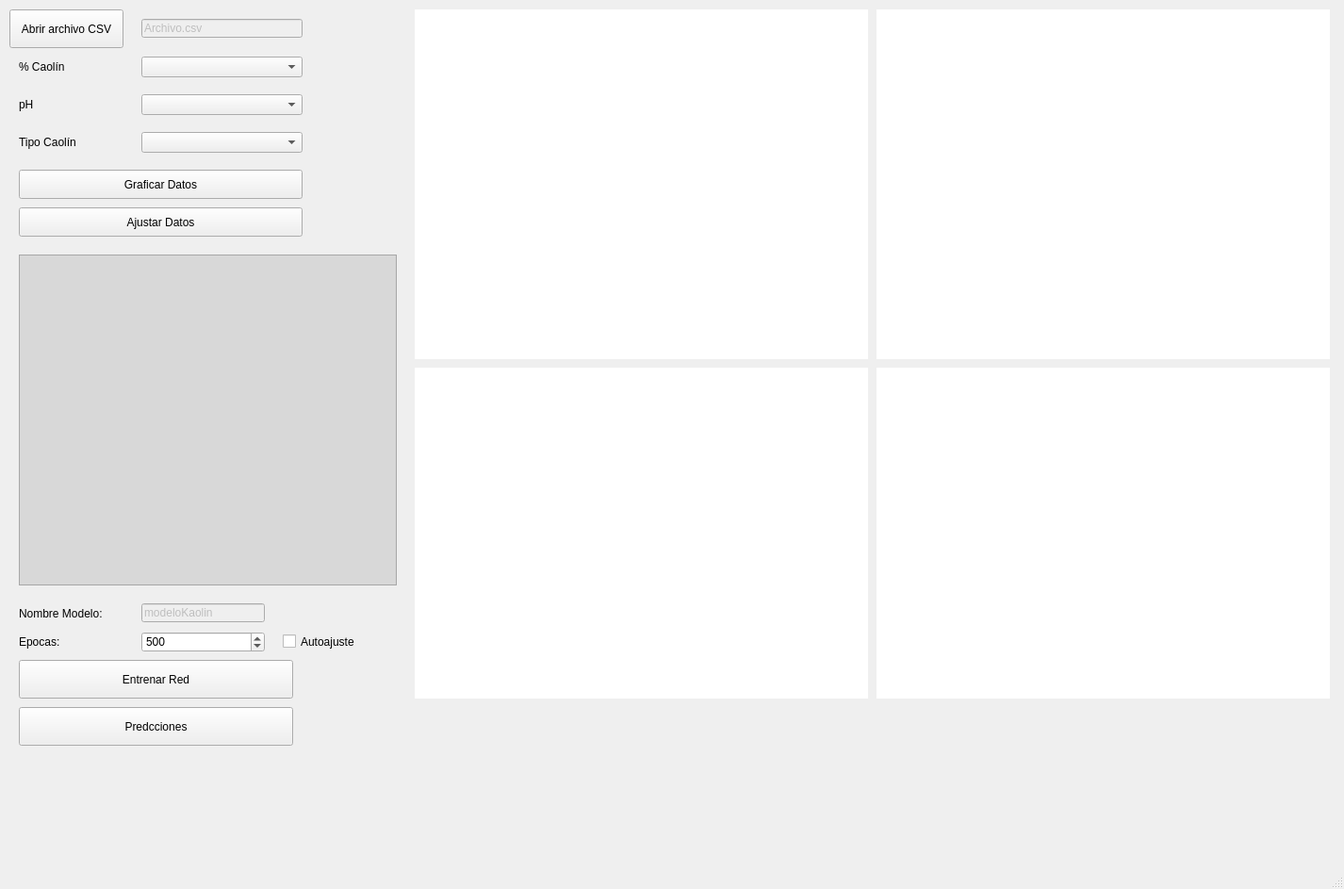
<?xml version="1.0" encoding="UTF-8"?>
<ui version="4.0">
 <class>MainWindow</class>
 <widget class="QMainWindow" name="MainWindow">
  <property name="geometry">
   <rect>
    <x>0</x>
    <y>0</y>
    <width>1426</width>
    <height>943</height>
   </rect>
  </property>
  <property name="windowTitle">
   <string>MainWindow</string>
  </property>
  <widget class="QWidget" name="centralwidget">
   <widget class="MplWidget" name="MplWidget" native="true">
    <property name="geometry">
     <rect>
      <x>440</x>
      <y>10</y>
      <width>481</width>
      <height>371</height>
     </rect>
    </property>
    <property name="styleSheet">
     <string notr="true">background-color: rgb(255, 255, 255);</string>
    </property>
   </widget>
   <widget class="QPushButton" name="botonAbrir">
    <property name="geometry">
     <rect>
      <x>10</x>
      <y>10</y>
      <width>121</width>
      <height>41</height>
     </rect>
    </property>
    <property name="text">
     <string>Abrir archivo CSV</string>
    </property>
   </widget>
   <widget class="QLineEdit" name="lineaArchivo">
    <property name="enabled">
     <bool>false</bool>
    </property>
    <property name="geometry">
     <rect>
      <x>150</x>
      <y>20</y>
      <width>171</width>
      <height>20</height>
     </rect>
    </property>
    <property name="text">
     <string>Archivo.csv</string>
    </property>
   </widget>
   <widget class="QLabel" name="label">
    <property name="geometry">
     <rect>
      <x>20</x>
      <y>60</y>
      <width>121</width>
      <height>21</height>
     </rect>
    </property>
    <property name="text">
     <string>% Caolín</string>
    </property>
   </widget>
   <widget class="QComboBox" name="caolinPct">
    <property name="geometry">
     <rect>
      <x>150</x>
      <y>60</y>
      <width>171</width>
      <height>22</height>
     </rect>
    </property>
   </widget>
   <widget class="QLabel" name="label_2">
    <property name="geometry">
     <rect>
      <x>20</x>
      <y>100</y>
      <width>121</width>
      <height>21</height>
     </rect>
    </property>
    <property name="text">
     <string>pH</string>
    </property>
   </widget>
   <widget class="QComboBox" name="caolinPH">
    <property name="geometry">
     <rect>
      <x>150</x>
      <y>100</y>
      <width>171</width>
      <height>22</height>
     </rect>
    </property>
   </widget>
   <widget class="QLabel" name="label_3">
    <property name="geometry">
     <rect>
      <x>20</x>
      <y>140</y>
      <width>121</width>
      <height>21</height>
     </rect>
    </property>
    <property name="text">
     <string>Tipo Caolín</string>
    </property>
   </widget>
   <widget class="QComboBox" name="caolinTipo">
    <property name="geometry">
     <rect>
      <x>150</x>
      <y>140</y>
      <width>171</width>
      <height>22</height>
     </rect>
    </property>
   </widget>
   <widget class="QPushButton" name="graficar">
    <property name="geometry">
     <rect>
      <x>20</x>
      <y>180</y>
      <width>301</width>
      <height>31</height>
     </rect>
    </property>
    <property name="text">
     <string>Graficar Datos</string>
    </property>
   </widget>
   <widget class="MplWidget" name="MplWidget3" native="true">
    <property name="geometry">
     <rect>
      <x>440</x>
      <y>390</y>
      <width>481</width>
      <height>351</height>
     </rect>
    </property>
    <property name="styleSheet">
     <string notr="true">background-color: rgb(255, 255, 255);</string>
    </property>
   </widget>
   <widget class="MplWidget" name="MplWidget2" native="true">
    <property name="geometry">
     <rect>
      <x>930</x>
      <y>10</y>
      <width>481</width>
      <height>371</height>
     </rect>
    </property>
    <property name="styleSheet">
     <string notr="true">background-color: rgb(255, 255, 255);</string>
    </property>
   </widget>
   <widget class="MplWidget" name="MplWidget4" native="true">
    <property name="geometry">
     <rect>
      <x>930</x>
      <y>390</y>
      <width>481</width>
      <height>351</height>
     </rect>
    </property>
    <property name="styleSheet">
     <string notr="true">background-color: rgb(255, 255, 255);</string>
    </property>
   </widget>
   <widget class="QPushButton" name="ajustar">
    <property name="geometry">
     <rect>
      <x>20</x>
      <y>220</y>
      <width>301</width>
      <height>31</height>
     </rect>
    </property>
    <property name="text">
     <string>Ajustar Datos</string>
    </property>
   </widget>
   <widget class="QTableWidget" name="tableWidget">
    <property name="geometry">
     <rect>
      <x>20</x>
      <y>270</y>
      <width>401</width>
      <height>351</height>
     </rect>
    </property>
    <property name="styleSheet">
     <string notr="true">background-color: rgb(216, 216, 216);
border-color: rgb(0, 0, 127);</string>
    </property>
    <property name="lineWidth">
     <number>2</number>
    </property>
    <property name="sizeAdjustPolicy">
     <enum>QAbstractScrollArea::AdjustToContentsOnFirstShow</enum>
    </property>
   </widget>
   <widget class="QPushButton" name="entrenarModelo">
    <property name="geometry">
     <rect>
      <x>20</x>
      <y>700</y>
      <width>291</width>
      <height>41</height>
     </rect>
    </property>
    <property name="text">
     <string>Entrenar Red</string>
    </property>
   </widget>
   <widget class="QLineEdit" name="lineaArchivo_2">
    <property name="enabled">
     <bool>false</bool>
    </property>
    <property name="geometry">
     <rect>
      <x>150</x>
      <y>640</y>
      <width>131</width>
      <height>20</height>
     </rect>
    </property>
    <property name="text">
     <string>modeloKaolin</string>
    </property>
   </widget>
   <widget class="QLabel" name="label_4">
    <property name="geometry">
     <rect>
      <x>20</x>
      <y>640</y>
      <width>121</width>
      <height>21</height>
     </rect>
    </property>
    <property name="text">
     <string>Nombre Modelo:</string>
    </property>
   </widget>
   <widget class="QSpinBox" name="epok">
    <property name="geometry">
     <rect>
      <x>150</x>
      <y>670</y>
      <width>131</width>
      <height>22</height>
     </rect>
    </property>
    <property name="maximum">
     <number>1000</number>
    </property>
    <property name="value">
     <number>500</number>
    </property>
   </widget>
   <widget class="QLabel" name="label_5">
    <property name="geometry">
     <rect>
      <x>20</x>
      <y>670</y>
      <width>121</width>
      <height>21</height>
     </rect>
    </property>
    <property name="text">
     <string>Epocas:</string>
    </property>
   </widget>
   <widget class="QCheckBox" name="autoEpok">
    <property name="geometry">
     <rect>
      <x>300</x>
      <y>670</y>
      <width>91</width>
      <height>21</height>
     </rect>
    </property>
    <property name="text">
     <string>Autoajuste</string>
    </property>
   </widget>
   <widget class="QPushButton" name="entrenarModelo_2">
    <property name="geometry">
     <rect>
      <x>20</x>
      <y>750</y>
      <width>291</width>
      <height>41</height>
     </rect>
    </property>
    <property name="text">
     <string>Predcciones</string>
    </property>
   </widget>
  </widget>
  <widget class="QMenuBar" name="menubar">
   <property name="geometry">
    <rect>
     <x>0</x>
     <y>0</y>
     <width>1426</width>
     <height>21</height>
    </rect>
   </property>
  </widget>
  <widget class="QStatusBar" name="statusbar"/>
 </widget>
 <customwidgets>
  <customwidget>
   <class>MplWidget</class>
   <extends>QWidget</extends>
   <header>mplwidget.h</header>
   <container>1</container>
  </customwidget>
 </customwidgets>
 <resources/>
 <connections/>
</ui>
